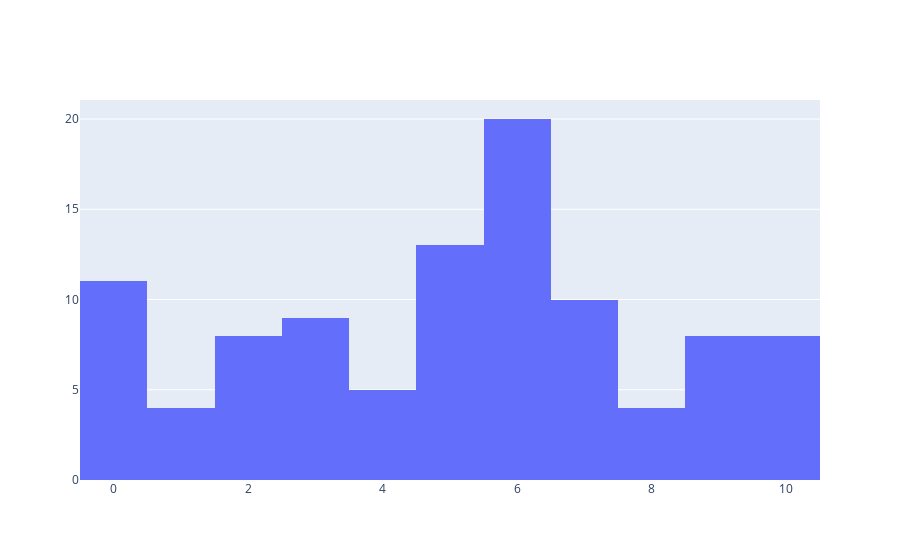
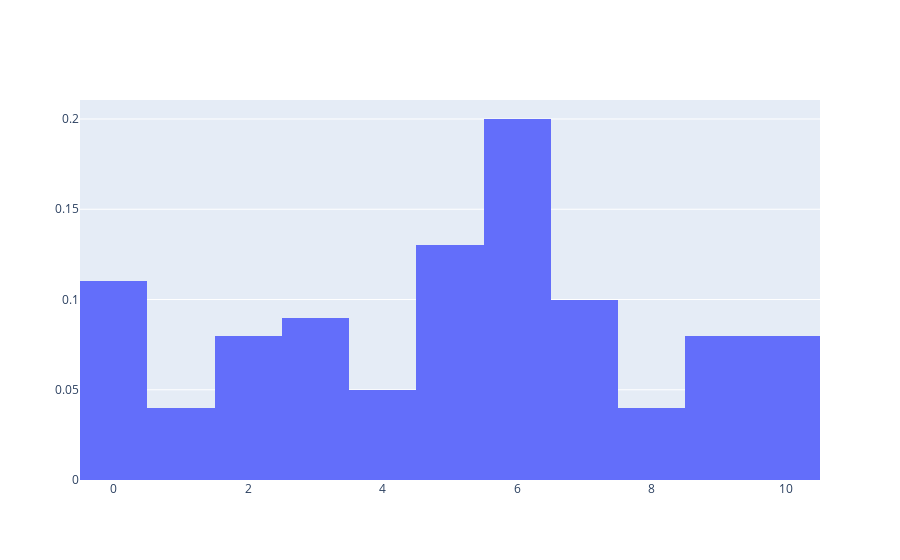

Notebook code cell kept with these figures, in order:
### Markdown cell above
## Histogramas en Plotly

https://plotly.com/python/histograms/

https://plotly.github.io/plotly.py-docs/generated/plotly.graph_objects.Histogram.html

### Code cell
#Creamos un numpy array random con 100 numeros entre el 1 y el 10
x1_random = np.random.randint(11, size=100)
print(x1_random)

#Creamos dos histogramas
fig1 = go.Figure(data=[go.Histogram(x= x1_random)])
fig2 = go.Figure(data=[go.Histogram(x= x1_random, histnorm='probability')])

fig1.show()
fig2.show()
#Plotly trabaja con una figura general, a la cual se le pueden agregar distintos graficos

### Figure 1 — Plotly figure (JSON) as saved in the notebook; plotly's stock layout.template omitted (floating-point values rounded to 4 significant figures)
{"data": [{"type": "histogram", "x": [6, 2, 9, 4, 1, 9, 5, 7, 6, 6, 5, 0, 8, 10, 5, 0, 9, 6, 3, 4, 2, 5, 3, 3, 7, 0, 4, 6, 5, 3, 8, 5, 5, 0, 10, 9, 9, 0, 3, 9, 6, 6, 7, 10, 0, 0, 10, 10, 7, 6, 2, 6, 6, 6, 1, 10, 3, 6, 10, 7, 6, 8, 3, 5, 5, 6, 4, 8, 9, 1, 7, 3, 7, 6, 0, 0, 6, 7, 4, 5, 5, 0, 10, 6, 3, 6, 7, 2, 7, 5, 0, 2, 2, 6, 5, 2, 2, 6, 1, 9]}], "layout": {}}

### Figure 2 — Plotly figure (JSON) as saved in the notebook; plotly's stock layout.template omitted (floating-point values rounded to 4 significant figures)
{"data": [{"histnorm": "probability", "type": "histogram", "x": [6, 2, 9, 4, 1, 9, 5, 7, 6, 6, 5, 0, 8, 10, 5, 0, 9, 6, 3, 4, 2, 5, 3, 3, 7, 0, 4, 6, 5, 3, 8, 5, 5, 0, 10, 9, 9, 0, 3, 9, 6, 6, 7, 10, 0, 0, 10, 10, 7, 6, 2, 6, 6, 6, 1, 10, 3, 6, 10, 7, 6, 8, 3, 5, 5, 6, 4, 8, 9, 1, 7, 3, 7, 6, 0, 0, 6, 7, 4, 5, 5, 0, 10, 6, 3, 6, 7, 2, 7, 5, 0, 2, 2, 6, 5, 2, 2, 6, 1, 9]}], "layout": {}}
